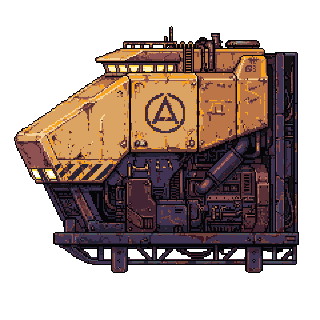
#> input picture projects/nomadgirl/assets/vehicles/megarig/source/crawler_bow.png, 320 x 320 px; its folder holds 4 pictures in this run
$ python megarig_tiles.py
#> lines starting #> are read from the running program, lines starting #| are printed output that depends on the picture
#!/usr/bin/env python3
"""Tile sets of the mega rigs (#026): cut the PixelLab pieces in assets/vehicles/megarig/source/ to their content.

The fatbird's middle piece came with white sky in the gaps of its truss: those pixels become transparent.
Run: python3 tools/megarig_tiles.py   (writes assets/vehicles/megarig/<name>.png)
"""
from pathlib import Path
import numpy as np
from PIL import Image

ROOT = Path(__file__).resolve().parent.parent / 'projects/nomadgirl/assets/vehicles/megarig'
PIECES = ['crawler_bow', 'crawler_track', 'crawler_mid', 'crawler_stern', 'fatbird_nose', 'fatbird_rotor', 'fatbird_mid', 'fatbird_tail']
KEEP_SIZE = {'crawler_track', 'crawler_mid', 'fatbird_mid'}   # tileable: the canvas is the tile

for name in PIECES:
    a = np.array(Image.open(ROOT / 'source' / f'{name}.png').convert('RGBA'))
#> a is the input picture: shape (320, 320, 4); mean R, G, B, A 56.1, 40.1, 34.4, 131.4
    if name == 'fatbird_mid':   # white sky in the truss → transparent (only in the girder band, the neon strip stays)
        y0 = 120
        w = (a[y0:, :, 0] > 200) & (a[y0:, :, 1] > 200) & (a[y0:, :, 2] > 200)
        a[y0:, :, 3][w] = 0
    if name not in KEEP_SIZE:
        ys, xs = np.where(a[:, :, 3] > 0)
        a = a[ys.min():ys.max() + 1, xs.min():xs.max() + 1]
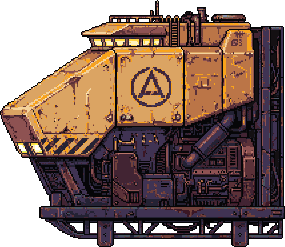
#> a: shape (247, 285, 4); mean R, G, B, A 78.9, 55.7, 46.4, 191.1; transparent parts drawn white
    Image.fromarray(a).save(ROOT / f'{name}.png')
    print(name, a.shape[1], 'x', a.shape[0])
#| crawler_bow 285 x 247
#> (the run stopped early here; a loop or call above may not have finished)
